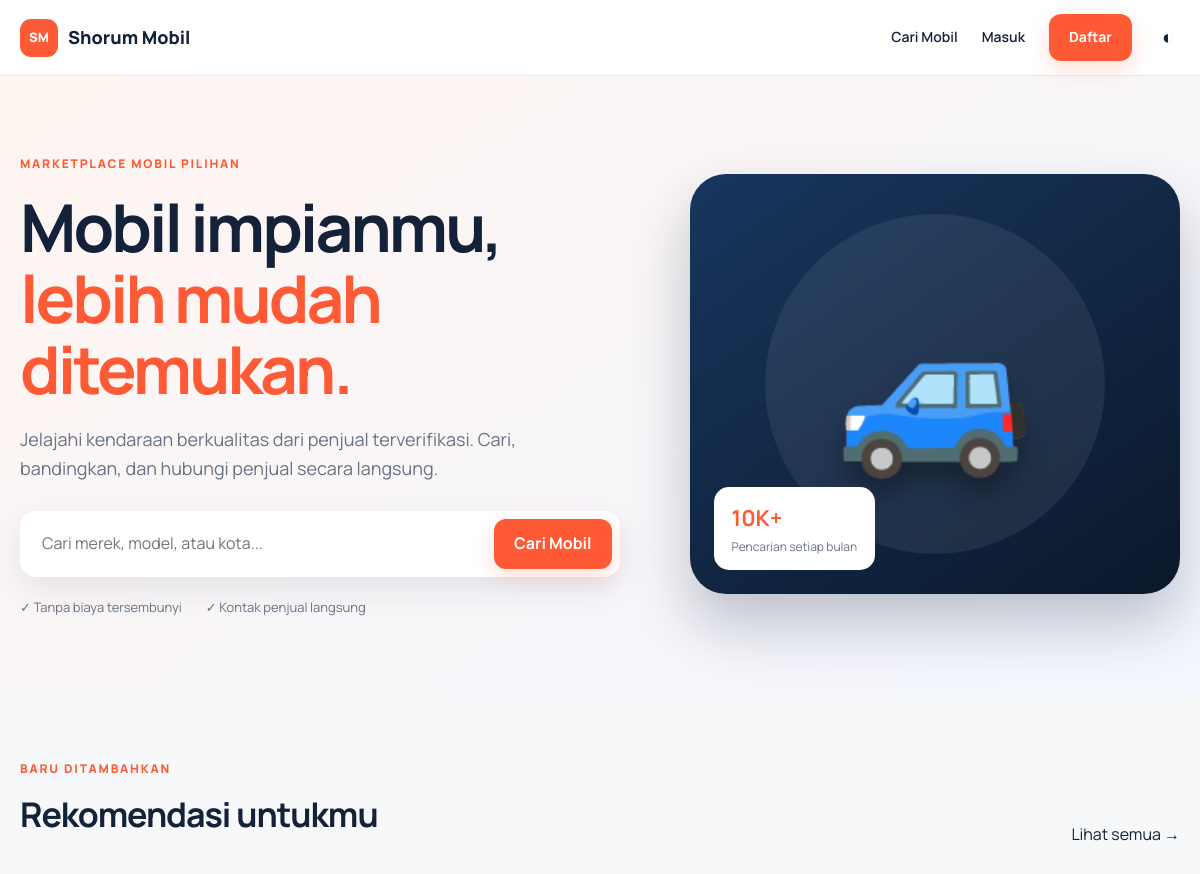
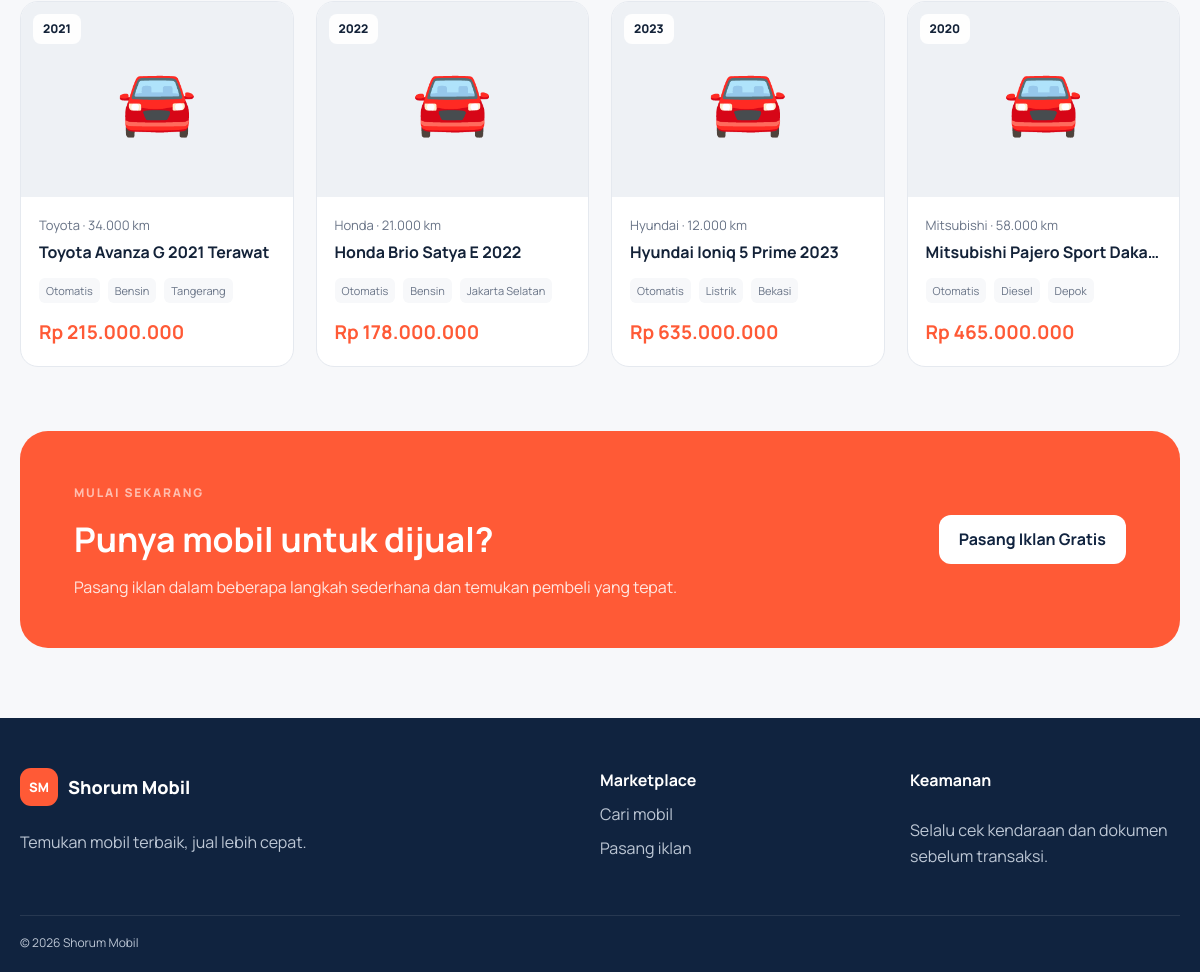
The page / on the database its author committed (2 pictures, top to bottom).
### tables this page shows
CREATE TABLE cars (id BIGINT UNSIGNED AUTO_INCREMENT PRIMARY KEY,user_id BIGINT UNSIGNED NOT NULL,title VARCHAR(180) NOT NULL,brand VARCHAR(80) NOT NULL,model VARCHAR(80) NOT NULL,year SMALLINT UNSIGNED NOT NULL,price BIGINT UNSIGNED NOT NULL,mileage INT UNSIGNED NOT NULL DEFAULT 0,transmission ENUM('Manual','Otomatis') NOT NULL,fuel ENUM('Bensin','Diesel','Hybrid','Listrik') NOT NULL,color VARCHAR(50) NOT NULL,city VARCHAR(100) NOT NULL,description TEXT NOT NULL,status ENUM('active','sold') NOT NULL DEFAULT 'active',created_at DATETIME NOT NULL,updated_at DATETIME NOT NULL,CONSTRAINT fk_cars_user FOREIGN KEY(user_id) REFERENCES users(id) ON DELETE CASCADE,INDEX idx_cars_search(status,brand,price,year),INDEX idx_cars_user(user_id));

### app/Core/Controller.php (called while the page is built)
<?php namespace App\Core;
abstract class Controller{protected function view(string $view,array $data=[]):void{extract($data);$content=dirname(__DIR__).'/Views/'.$view.'.php';require dirname(__DIR__).'/Views/layouts/app.php';}protected function auth():array{if(!auth()){flash('error','Silakan masuk terlebih dahulu.');redirect('/login');}return auth();}protected function validateCsrf():void{Csrf::verify($_POST['_token']??null);}}

### app/Controllers/HomeController.php (called while the page is built)
<?php namespace App\Controllers; use App\Core\Controller; use App\Models\Car;
final class HomeController extends Controller{public function index():void{$this->view('home/index',['cars'=>Car::search([],8)]);}}

### public/index.php (called while the page is built, shortened)
<?php
require dirname(__DIR__).'/app/Core/helpers.php';
spl_autoload_register(function(string $class){$prefix='App\\';if(str_starts_with($class,$prefix)){require dirname(__DIR__).'/app/'.str_replace('\\','/',substr($class,strlen($prefix))).'.php';}});
$router=new Router();
$router->get('/',[HomeController::class,'index']);
$router->get('/login',[AuthController::class,'showLogin']); $router->post('/login',[AuthController::class,'login']);
$router->get('/register',[AuthController::class,'showRegister']); $router->post('/register',[AuthController::class,'register']);
$router->post('/logout',[AuthController::class,'logout']);
$router->get('/mobil',[CarController::class,'index']); $router->get('/mobil/tambah',[CarController::class,'create']); $router->post('/mobil/tambah',[CarController::class,'store']);
$router->get('/mobil/{id}',[CarController::class,'show']); $router->get('/mobil/{id}/edit',[CarController::class,'edit']); $router->post('/mobil/{id}/edit',[CarController::class,'update']);
$router->post('/mobil/{id}/hapus',[CarController::class,'destroy']); $router->post('/mobil/{id}/favorit',[CarController::class,'favorite']);
$router->get('/dashboard',[DashboardController::class,'index']);
$router->dispatch($_SERVER['REQUEST_METHOD'],parse_url($_SERVER['REQUEST_URI'],PHP_URL_PATH));

### app/Core/helpers.php (called while the page is built, shortened)
<?php
function env(string $key,mixed $default=null):mixed{return $_ENV[$key]??getenv($key)?:$default;}
function config(string $name):array{static $c=[];return $c[$name]??=$c[$name]=require dirname(__DIR__,2)."/config/$name.php";}
function e(?string $v):string{return htmlspecialchars($v??'',ENT_QUOTES,'UTF-8');}
function url(string $path=''):string{return config('app')['url'].'/'.ltrim($path,'/');}
function asset(string $path):string{return url('assets/'.ltrim($path,'/'));}
function auth():?array{return $_SESSION['user']??null;}

### config/app.php (called while the page is built)
<?php
return ['name'=>env('APP_NAME','Shorum Mobil'),'url'=>rtrim(env('APP_URL','http://localhost:8080'),'/'),'debug'=>filter_var(env('APP_DEBUG',false),FILTER_VALIDATE_BOOL)];

### config/database.php (called while the page is built)
<?php
return ['host'=>env('DB_HOST','127.0.0.1'),'port'=>env('DB_PORT','3306'),'dbname'=>env('DB_NAME','shorum_mobil'),'user'=>env('DB_USER','root'),'pass'=>env('DB_PASS','')];

### app/Core/Database.php (called while the page is built, shortened)
<?php namespace App\Core;
final class Database{private static ?PDO $pdo=null;public static function connection():PDO{if(!self::$pdo){$c=config('database');self::$pdo=new PDO("mysql:host={$c['host']};port={$c['port']};dbname={$c['dbname']};charset=utf8mb4",$c['user'],$c['pass'],[PDO::ATTR_ERRMODE=>PDO::ERRMODE_EXCEPTION,PDO::ATTR_DEFAULT_FETCH_MODE=>PDO::FETCH_ASSOC,PDO::ATTR_EMULATE_PREPARES=>false]);}return self::$pdo;}}

### app/Models/Car.php (called while the page is built, shortened)
<?php namespace App\Models;
final class Car{
public static function search(array $f,int $limit=24):array{$w=["c.status='active'"];$p=[];if($f['q']??''){$w[]='(c.title LIKE ? OR c.brand LIKE ? OR c.model LIKE ? OR c.city LIKE ?)';$v='%'.$f['q'].'%';array_push($p,$v,$v,$v,$v);}foreach(['brand','transmission','fuel'] as $x)if($f[$x]??''){$w[]="c.$x=?";$p[]=$f[$x];}if($f['min']??''){$w[]='c.price>=?';$p[]=(int)$f['min'];}if($f['max']??''){$w[]='c.price<=?';$p[]=(int)$f['max'];}$sort=match($f['sort']??'newest'){'price_asc'=>'c.price ASC','price_desc'=>'c.price DESC','year'=>'c.year DESC',default=>'c.created_at DESC'};$sql='SELECT c.*,u.name seller,(SELECT path FROM car_images WHERE car_id=c.id ORDER BY is_primary DESC,id LIMIT 1) image FROM cars c JOIN users u ON u.id=c.user_id WHERE '.implode(' AND ',$w)." ORDER BY $sort LIMIT ".(int)$limit;$s=Database::connection()->prepare($sql);$s->execute($p);return$s->fetchAll();}
public static function isFavorite(int $car,int $user):bool{$s=Database::connection()->prepare('SELECT 1 FROM favorites WHERE car_id=? AND user_id=?');$s->execute([$car,$user]);return(bool)$s->fetchColumn();}}

### app/Views/cars/card.php (the view)
<article class="car-card"><a href="<?= url('/mobil/'.$car['id']) ?>"><div class="thumb"><?php if($car['image']): ?><img src="<?= url($car['image']) ?>" alt="<?= e($car['title']) ?>" loading="lazy"><?php else: ?><div class="placeholder">🚘</div><?php endif; ?><span class="badge"><?= e($car['year']) ?></span></div><div class="card-body"><div class="muted"><?= e($car['brand']) ?> · <?= number_format((int)$car['mileage'],0,',','.') ?> km</div><h3><?= e($car['title']) ?></h3><div class="specs"><span><?= e($car['transmission']) ?></span><span><?= e($car['fuel']) ?></span><span><?= e($car['city']) ?></span></div><strong class="price">Rp <?= number_format((int)$car['price'],0,',','.') ?></strong></div></a></article>

### app/Core/Router.php
<?php namespace App\Core;
final class Router{private array $routes=[];public function get(string $p,array $h):void{$this->add('GET',$p,$h);}public function post(string $p,array $h):void{$this->add('POST',$p,$h);}private function add(string $m,string $p,array $h):void{$this->routes[$m][]=[$p,$h];}public function dispatch(string $method,string $uri):void{foreach($this->routes[$method]??[] as [$path,$handler]){$regex='#^'.preg_replace('/\{[^}]+\}/','([^/]+)',$path).'$#';if(preg_match($regex,$uri,$matches)){array_shift($matches);[$class,$action]=$handler;(new $class)->$action(...$matches);return;}}http_response_code(404);$content=dirname(__DIR__).'/Views/errors/404.php';require dirname(__DIR__).'/Views/layouts/app.php';}}

### app/Views/layouts/app.php (shortened to what this page needs)
<!doctype html><html lang="id"><head><?= e($title??'Shorum Mobil') ?><link rel="stylesheet" href="<?= asset('css/app.css') ?>"><?= asset('js/app.js') ?></head><body><header class="nav"><div class="container nav-inner"><a class="brand" href="<?= url('/') ?>"><span>SM</span> Shorum Mobil</a><nav><a href="<?= url('/mobil') ?>">Cari Mobil</a><?php if(auth()): ?><?= url('/dashboard') ?><?= url('/mobil/tambah') ?><?= url('/logout') ?><?= csrf_field() ?><?php else: ?><a href="<?= url('/login') ?>">Masuk</a><a class="btn btn-primary" href="<?= url('/register') ?>">Daftar</a><?php endif; ?><button class="theme" aria-label="Ganti tema">◐</button></nav></div></header><main><?php if($m=flash('success')): ?><?= e($m) ?><?php endif;if($m=flash('error')): ?><?= e($m) ?><?php endif;require $content; ?></main><footer><div class="container footer-grid"><div><a class="brand" href="<?= url('/') ?>"><span>SM</span> Shorum Mobil</a><p>Temukan mobil terbaik, jual lebih cepat.</p></div><div><strong>Marketplace</strong><a href="<?= url('/mobil') ?>">Cari mobil</a><a href="<?= url('/mobil/tambah') ?>">Pasang iklan</a></div><div><strong>Keamanan</strong><p>Selalu cek kendaraan dan dokumen sebelum transaksi.</p></div></div><div class="container copyright">© <?= date('Y') ?> Shorum Mobil</div></footer></body></html>

### app/Views/home/index.php
<section class="hero"><div class="container hero-grid"><div><span class="eyebrow">Marketplace mobil pilihan</span><h1>Mobil impianmu, <em>lebih mudah ditemukan.</em></h1><p>Jelajahi kendaraan berkualitas dari penjual terverifikasi. Cari, bandingkan, dan hubungi penjual secara langsung.</p><form class="hero-search" action="<?= url('/mobil') ?>"><label class="sr-only" for="q">Cari mobil</label><input id="q" name="q" placeholder="Cari merek, model, atau kota..."><button class="btn btn-primary">Cari Mobil</button></form><div class="trust"><span>✓ Tanpa biaya tersembunyi</span><span>✓ Kontak penjual langsung</span></div></div><div class="hero-card"><div class="car-art">🚙</div><div class="floating"><strong>10K+</strong><span>Pencarian setiap bulan</span></div></div></div></section><section class="section container"><div class="section-head"><div><span class="eyebrow">Baru ditambahkan</span><h2>Rekomendasi untukmu</h2></div><a href="<?= url('/mobil') ?>">Lihat semua →</a></div><div class="cards"><?php foreach($cars as $car) require dirname(__DIR__).'/cars/card.php'; ?></div></section><section class="container action"><div><span class="eyebrow light">Mulai sekarang</span><h2>Punya mobil untuk dijual?</h2><p>Pasang iklan dalam beberapa langkah sederhana dan temukan pembeli yang tepat.</p></div><a class="btn btn-light" href="<?= url('/mobil/tambah') ?>">Pasang Iklan Gratis</a></section>

### rows shown on the page
cars: year "2021", brand "Toyota", mileage "34.000", title "Toyota Avanza G 2021 Terawat", transmission "Otomatis", fuel "Bensin", city "Tangerang", price "215.000.000"
cars: year "2022", brand "Honda", mileage "21.000", title "Honda Brio Satya E 2022", transmission "Otomatis", fuel "Bensin", city "Jakarta Selatan", price "178.000.000"
cars: year "2023", brand "Hyundai", mileage "12.000", title "Hyundai Ioniq 5 Prime 2023", transmission "Otomatis", fuel "Listrik", city "Bekasi", price "635.000.000"
cars: year "2020", brand "Mitsubishi", mileage "58.000", title "Mitsubishi Pajero Sport Daka…", transmission "Otomatis", fuel "Diesel", city "Depok", price "465.000.000"
